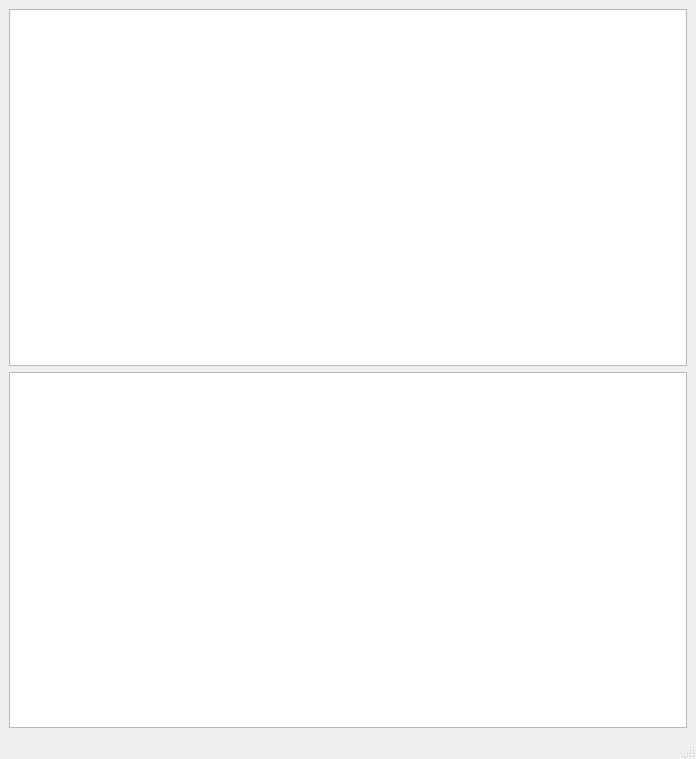
<?xml version="1.0" encoding="UTF-8"?>
<ui version="4.0">
 <class>MainWindow</class>
 <widget class="QMainWindow" name="MainWindow">
  <property name="geometry">
   <rect>
    <x>0</x>
    <y>0</y>
    <width>696</width>
    <height>759</height>
   </rect>
  </property>
  <property name="windowTitle">
   <string>qudi: Optimiser</string>
  </property>
  <widget class="QWidget" name="centralwidget">
   <layout class="QGridLayout" name="gridLayout_2">
    <item row="0" column="0">
     <layout class="QGridLayout" name="gridLayout">
      <item row="5" column="0">
       <widget class="PlotWidget" name="xz_refocus_ViewWidget"/>
      </item>
      <item row="4" column="0">
       <widget class="PlotWidget" name="xy_refocus_ViewWidget"/>
      </item>
     </layout>
    </item>
   </layout>
  </widget>
  <widget class="QMenuBar" name="menubar">
   <property name="geometry">
    <rect>
     <x>0</x>
     <y>0</y>
     <width>696</width>
     <height>21</height>
    </rect>
   </property>
  </widget>
  <widget class="QStatusBar" name="statusbar"/>
 </widget>
 <customwidgets>
  <customwidget>
   <class>PlotWidget</class>
   <extends>QGraphicsView</extends>
   <header>pyqtgraph.h</header>
  </customwidget>
 </customwidgets>
 <resources/>
 <connections/>
</ui>
